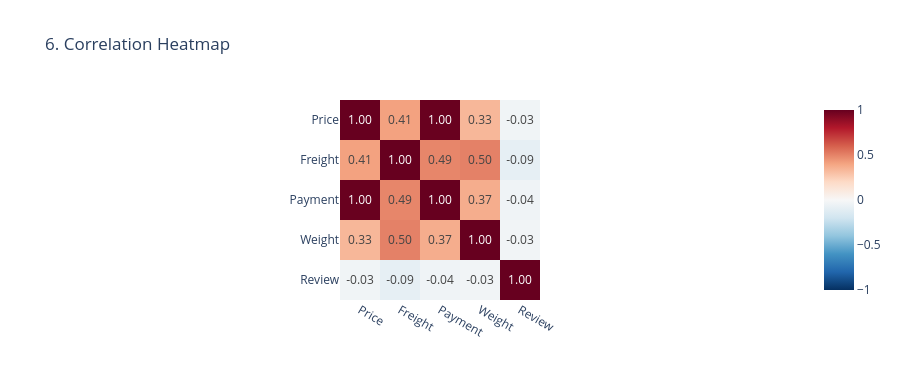

Write notebook code for a chart like this one.
### Code cell
correlation_data = order_df[
    ["price_total", "freight_total", "payment_value", "product_weight_g", "review_score"]
].corr(numeric_only=True)

correlation_data.index = ["Price", "Freight", "Payment", "Weight", "Review"]
correlation_data.columns = ["Price", "Freight", "Payment", "Weight", "Review"]

fig6 = px.imshow(
    correlation_data,
    text_auto=".2f",
    color_continuous_scale="RdBu_r",
    zmin=-1,
    zmax=1,
    title="6. Correlation Heatmap",
)
fig6.update_layout(height=380)

### Figure 1 — Plotly figure (JSON) as saved in the notebook; plotly's stock layout.template omitted (floating-point values rounded to 4 significant figures)
{"data": [{"coloraxis": "coloraxis", "hovertemplate": "x: %{x}<br>y: %{y}<br>color: %{z}<extra></extra>", "name": "0", "texttemplate": "%{z:.2f}", "type": "heatmap", "x": ["Price", "Freight", "Payment", "Weight", "Review"], "xaxis": "x", "y": ["Price", "Freight", "Payment", "Weight", "Review"], "yaxis": "y", "z": [[1.0, 0.4088, 0.9957, 0.3344, -0.03429], [0.4088, 1.0, 0.4897, 0.5037, -0.08902], [0.9957, 0.4897, 1.0, 0.3694, -0.04192], [0.3344, 0.5037, 0.3694, 1.0, -0.02922], [-0.03429, -0.08902, -0.04192, -0.02922, 1.0]]}], "layout": {"coloraxis": {"cmax": 1, "cmin": -1, "colorscale": [[0, "rgb(5,48,97)"], [0.1, "rgb(33,102,172)"], [0.2, "rgb(67,147,195)"], [0.3, "rgb(146,197,222)"], [0.4, "rgb(209,229,240)"], [0.5, "rgb(247,247,247)"], [0.6, "rgb(253,219,199)"], [0.7, "rgb(244,165,130)"], [0.8, "rgb(214,96,77)"], [0.9, "rgb(178,24,43)"], [1, "rgb(103,0,31)"]]}, "height": 380, "title": {"text": "6. Correlation Heatmap"}, "xaxis": {"anchor": "y", "constrain": "domain", "domain": [0, 1], "scaleanchor": "y"}, "yaxis": {"anchor": "x", "autorange": "reversed", "constrain": "domain", "domain": [0, 1]}}}
